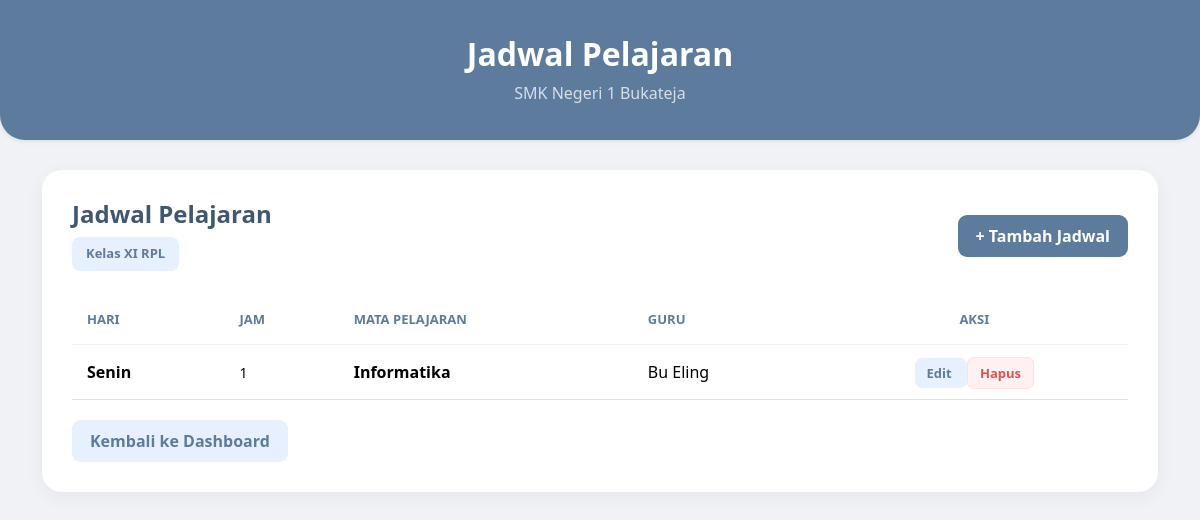
Screenshot of /admin/jadwal.php?tingkat=XI&jurusan=RPL (signed in) with the database file from the repository.
### tables this page shows
CREATE TABLE `jadwal` (
  `id` int(11) NOT NULL,
  `hari` varchar(50) DEFAULT NULL,
  `jam` varchar(50) DEFAULT NULL,
  `mapel` varchar(100) DEFAULT NULL,
  `kelas` varchar(50) DEFAULT NULL,
  `guru` varchar(100) DEFAULT NULL
);

### admin/jadwal.php (the view, shortened to what this page needs)
<?php
include '../koneksi.php';
$tingkat = $_GET['tingkat'];
$jurusan = $_GET['jurusan'];
$kelas = $tingkat . ' ' . $jurusan;
$query = mysqli_query(
    $koneksi,
    "SELECT * FROM jadwal
     WHERE kelas = '$kelas'
     ORDER BY FIELD(hari, 'Senin', 'Selasa', 'Rabu', 'Kamis', 'Jumat'), jam ASC"
);
?>
<!DOCTYPE html>
<html lang="id">
<head>
    <link href="https://cdn.jsdelivr.net/npm/bootstrap@5.3.3/dist/css/bootstrap.min.css" rel="stylesheet">
</head>
<body>
<div class="header-admin text-center shadow-sm">
    <div class="container">
        <h2 class="fw-bold">Jadwal Pelajaran</h2>
        <p class="opacity-75 mb-0">
            SMK Negeri 1 Bukateja
        </p>
    </div>
</div>
<div class="container pb-5">
    <div class="box-table">
        <div class="d-flex justify-content-between align-items-center mb-4">
            <div>
                <h4 class="title mb-2">
                    Jadwal Pelajaran
                </h4>
                <span class="kelas-badge">
                    Kelas <?= htmlspecialchars($kelas); ?>
                </span>
            </div>
            <a href="tambah_jadwal.php?tingkat=<?= urlencode($tingkat); ?>&jurusan=<?= urlencode($jurusan); ?>"
               class="btn-tambah">
                + Tambah Jadwal
            </a>
        </div>
        <div class="table-responsive">
            <table class="table align-middle">
                <thead>
                    <tr>
                        <th>Hari</th>
                        <th>Jam</th>
                        <th>Mata Pelajaran</th>
                        <th>Guru</th>
                        <th class="text-center">Aksi</th>
                    </tr>
                </thead>
                <tbody>
                <?php if (mysqli_num_rows($query) > 0) { ?>
                    <?php while ($data = mysqli_fetch_assoc($query)) { ?>
                        <tr>
                            <td class="hari">
                                <?= htmlspecialchars($data['hari']); ?>
                            </td>
                            <td class="jam">
                                <?= htmlspecialchars($data['jam']); ?>
                            </td>
                            <td class="mapel">
                                <?= htmlspecialchars($data['mapel']); ?>
                            </td>
                            <td class="guru">
                                <?= htmlspecialchars($data['guru']); ?>
                            </td>
                            <td class="text-center">
                                <a href="edit_jadwal.php?id=<?= $data['id']; ?>&tingkat=<?= urlencode($tingkat); ?>&jurusan=<?= urlencode($jurusan); ?>"
                                   class="btn-edit">
                                    Edit
                                </a>
                                <a href="hapus_jadwal.php?id=<?= $data['id']; ?>&tingkat=<?= urlencode($tingkat); ?>&jurusan=<?= urlencode($jurusan); ?>"
                                   class="btn-hapus"
                                   onclick="return confirm('Yakin ingin menghapus jadwal ini?')">
                                    Hapus
                                </a>
                            </td>
                        </tr>
                    <?php } ?>
                <?php } ?>
                </tbody>
            </table>
        </div>
        <a href="dashboard.php" class="btn-kembali">
            Kembali ke Dashboard
        </a>
    </div>
</div>
</body>
</html>

### admin/jadwal.php (style rules this page uses)
body { font-family: 'Segoe UI', sans-serif; background-color: #f0f2f5; color: #495057; }
.header-admin { background-color: #5d7b9d; padding: 35px 0; color: white; border-radius: 0 0 25px 25px; margin-bottom: 30px; }
.box-table { background-color: white; border-radius: 20px; padding: 30px; box-shadow: 0 5px 20px rgba(0, 0, 0, 0.05); }
.title { color: #3f5872; font-weight: 700; }
.kelas-badge { display: inline-block; background-color: #e7f0ff; color: #5d7b9d; padding: 7px 14px; border-radius: 8px; font-weight: 600; font-size: 13px; }
.btn-tambah { background-color: #5d7b9d; color: white; border: none; border-radius: 9px; padding: 9px 18px; text-decoration: none; font-weight: 600; transition: 0.3s; }
.table { margin-bottom: 0; }
.table thead { background-color: #f8f9fa; }
.table thead th { color: #5d7b9d; font-size: 13px; text-transform: uppercase; padding: 15px; border: none; }
.table tbody td { padding: 15px; border-top: 1px solid #f1f1f1; vertical-align: middle; }
.hari { font-weight: 600; color: #3f5872; }
.jam { color: #8a949e; font-size: 14px; }
.mapel { font-weight: 600; color: #495057; }
.guru { color: #6c757d; }
.btn-edit { background-color: #e7f0ff; color: #5d7b9d; border: none; border-radius: 7px; padding: 6px 12px; text-decoration: none; font-size: 13px; font-weight: 600; }
.btn-hapus { background-color: #fff1f1; color: #d9534f; border: 1px solid #ffdfdf; border-radius: 7px; padding: 6px 12px; text-decoration: none; font-size: 13px; font-weight: 600; }
.btn-kembali { display: inline-block; margin-top: 20px; background-color: #e7f0ff; color: #5d7b9d; border-radius: 9px; padding: 9px 18px; text-decoration: none; font-weight: 600; }

### rows the page displays
jadwal: hari "Senin", jam "1", mapel "Informatika", guru "Bu Eling"

### other values shown
$kelas "XI RPL"
